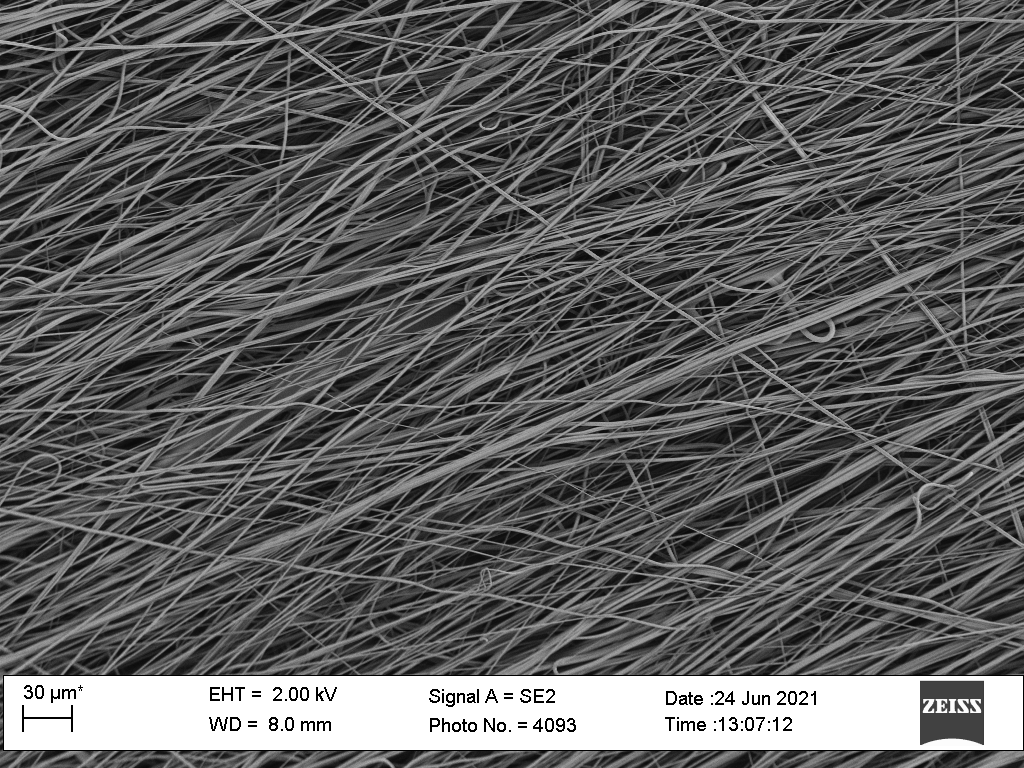
#> input picture PCLgel_2to1_align_500x_12.tif, 1024 x 768 px
$ python -i fiberL_5mar.py   (imports and definitions only)
#> lines starting #> are read from the running program, lines starting #| are printed output that depends on the picture; after the words box and inside, x2 and y2 are one past the last pixel; in counts of white or black regions, pixels touching at a corner belong together
import cv2
import numpy as np
from skimage import morphology
import matplotlib.pyplot as plt
from matplotlib import cm  # For colormap
from matplotlib.colors import Normalize
import itertools
import seaborn as sns

def anisotropic_diffusion(img, niter=1, kappa=50, gamma=0.1, voxelspacing=None, option=1):
    r"""
    Edge-preserving, XD Anisotropic diffusion.

    To achieve the best effects, the image should be scaled to
    values between 0 and 1 beforehand.


    Parameters
    ----------
    img : array_like
        Input image (will be cast to numpy.float).
    niter : integer
        Number of iterations.
    kappa : integer
        Conduction coefficient, e.g. 20-100. ``kappa`` controls conduction
        as a function of the gradient. If ``kappa`` is low small intensity
        gradients are able to block conduction and hence diffusion across
        steep edges. A large value reduces the influence of intensity gradients
        on conduction.
    gamma : float
        Controls the speed of diffusion. Pick a value :math:`<= .25` for stability.
    voxelspacing : tuple of floats or array_like
        The distance between adjacent pixels in all img.ndim directions
    option : {1, 2, 3}
        Whether to use the Perona Malik diffusion equation No. 1 or No. 2,
        or Tukey's biweight function.
        Equation 1 favours high contrast edges over low contrast ones, while
        equation 2 favours wide regions over smaller ones. See [1]_ for details.
        Equation 3 preserves sharper boundaries than previous formulations and
        improves the automatic stopping of the diffusion. See [2]_ for details.

    Returns
    -------
    anisotropic_diffusion : ndarray
        Diffused image.

    Notes
    -----
    Original MATLAB code by Peter Kovesi,
    School of Computer Science & Software Engineering,
    The University of Western Australia,
    pk @ csse uwa edu au,
    <http://www.csse.uwa.edu.au>

    Translated to Python and optimised by Alistair Muldal,
    Department of Pharmacology,
    University of Oxford,
    <alistair.muldal@pharm.ox.ac.uk>

    Adapted to arbitrary dimensionality and added to the MedPy library Oskar Maier,
    Institute for Medical Informatics,
    Universitaet Luebeck,
    <oskar.maier@googlemail.com>

    June 2000  original version. -
    March 2002 corrected diffusion eqn No 2. -
    July 2012 translated to Python -
    August 2013 incorporated into MedPy, arbitrary dimensionality -

    References
    ----------
    .. [1] P. Perona and J. Malik.
       Scale-space and edge detection using ansotropic diffusion.
       IEEE Transactions on Pattern Analysis and Machine Intelligence,
       12(7):629-639, July 1990.
    .. [2] M.J. Black, G. Sapiro, D. Marimont, D. Heeger
       Robust anisotropic diffusion.
       IEEE Transactions on Image Processing,
       7(3):421-432, March 1998.
    """
    # define conduction gradients functions
    if option == 1:

        def condgradient(delta, spacing):
            return np.exp(-((delta / kappa) ** 2.0)) / float(spacing)

    elif option == 2:

        def condgradient(delta, spacing):
            return 1.0 / (1.0 + (delta / kappa) ** 2.0) / float(spacing)

    elif option == 3:
        kappa_s = kappa * (2**0.5)

        def condgradient(delta, spacing):
            top = 0.5 * ((1.0 - (delta / kappa_s) ** 2.0) ** 2.0) / float(spacing)
            return np.where(np.abs(delta) <= kappa_s, top, 0)

    # initialize output array
    out = np.array(img, dtype=np.float32, copy=True)

    # set default voxel spacing if not supplied
    if voxelspacing is None:
        voxelspacing = tuple([1.0] * img.ndim)

    # initialize some internal variables
    deltas = [np.zeros_like(out) for _ in range(out.ndim)]

    for _ in range(niter):
        # calculate the diffs
        for i in range(out.ndim):
            slicer = tuple(
                [slice(None, -1) if j == i else slice(None) for j in range(out.ndim)]
            )
            deltas[i][tuple(slicer)] = np.diff(out, axis=i)

        # update matrices
        matrices = [
            condgradient(delta, spacing) * delta
            for delta, spacing in zip(deltas, voxelspacing)
        ]

        # subtract a copy that has been shifted ('Up/North/West' in 3D case) by one
        # pixel. Don't as questions. just do it. trust me.
        for i in range(out.ndim):
            slicer = tuple(
                [slice(1, None) if j == i else slice(None) for j in range(out.ndim)]
            )
            matrices[i][tuple(slicer)] = np.diff(matrices[i], axis=i)

        # update the image
        out += gamma * (np.sum(matrices, axis=0))

    return out

def skel_unique(img):
    # Main loop for initial pass at skeletonization
    skel = np.zeros(img.shape, np.uint8)                              # Creates blank canvas to store skeletonized image
    element = cv2.getStructuringElement(cv2.MORPH_CROSS, (3, 3))                  # Generates kernel to pass through each section of image
    while True:
        open_img = cv2.morphologyEx(img, cv2.MORPH_OPEN, element)     # Fit open-cross kernel to thresholded image
        temp = cv2.subtract(img, open_img)                            # Subtracts the above from the original image
        temp = temp.astype(skel.dtype)                                            # Convert temp from 32-bit to 8bit datatype
        skel = cv2.bitwise_or(skel, temp)                                         # aggregates and compares both original and above created image
        img = cv2.erode(img, element)                     # degrades the width of the image by 1 pixel
        if cv2.countNonZero(img) == 0:                                # conditional exits if there are no more remaining iterations to pass through
            break
    return skel

def find_tips(skel_img):
    kernel = np.array([[1, 1, 1], [1, 10, 1], [1, 1, 1]], dtype=np.uint8)
    neighbors = cv2.filter2D(skel_img, -1, kernel)
    tips = (neighbors == 11).astype(np.uint8) * 255
    return tips

# [15 lines left out: function cos_sim, not called in this run]

class UnionFind:
    def __init__(self):
        self.parent = {}

    # [49 lines left out: functions find, union, sort_by_proximity, not called in this run]

class fiberL:
    def __init__(self, image, thresh_1 = 126, g_blur = 13, thresh_2 = 15):
        self.image = image
        self.thresh_1 = thresh_1
        self.thresh_2 = thresh_2
        self.g_blur = g_blur

    def preproc(self):
        if self.image is not None:
            # Convert to grayscale
            gray_image = cv2.cvtColor(self.image, cv2.COLOR_BGR2GRAY)

            self.diff_img = anisotropic_diffusion(gray_image, niter=50, kappa=20, gamma=0.1, option=1)

            # Apply initial threshold
            _, self.binary_image = cv2.threshold(self.diff_img, self.thresh_1, 255, cv2.THRESH_BINARY)

            # Apply Initial Skeletonization
            self.skel1 = skel_unique(self.binary_image)

            # Apply Gaussian blur
            self.blurred_image = cv2.GaussianBlur(self.skel1, (self.g_blur, self.g_blur), 0)

            # Apply secondary threshold
            _, self.final_binary = cv2.threshold(self.blurred_image, self.thresh_2, 255, cv2.THRESH_BINARY)

            # Apply final Skeletonization
            self.sk_image = morphology.skeletonize(self.final_binary > 0).astype(np.uint8)

    def branch(self, size_min = 5):
        """Identify segments and nodes in a skeletonized image.
        """
        skel_img = self.sk_image.copy()
        # Define the branch point detection kernels

        t1 = np.array([[-1, 1, -1],
                    [1, 1, 1],
                    [-1, -1, -1]], dtype=np.int8)
        t2 = np.array([[1, -1, 1],
                    [-1, 1, -1],
                    [1, -1, -1]], dtype=np.int8)
        y1 = np.array([[1, -1, 1],
                    [0, 1, 0],
                    [0, 1, 0]], dtype=np.int8)
        y2 = np.array([[-1, 1, -1],
                    [1, 1, 0],
                    [-1, 0, 1]], dtype=np.int8)

        plus = np.array([[-1,  1, -1],
                    [ 1,  1,  1],
                    [-1,  1, -1]], dtype=np.int8)

        # Rotate the kernels to cover all orientations

        self.kernels =  ([t1, np.rot90(t1, 1), np.rot90(t1, 2), np.rot90(t1, 3)] +
                    [t2, np.rot90(t2, 1), np.rot90(t2, 2), np.rot90(t2, 3)] +
                    [y1, np.rot90(y1, 1), np.rot90(y1, 2), np.rot90(y1, 3)] +
                    [y2, np.rot90(y2, 1), np.rot90(y2, 2), np.rot90(y2, 3)] +
                    [plus])

        # Create an empty image to store branch points
        self.branch_pts_img = np.zeros(skel_img.shape, dtype=np.uint8)

        # Apply each kernel with morphological hit-or-miss operation
        for k in self.kernels:
            hit_miss = cv2.morphologyEx(src=skel_img, op=cv2.MORPH_HITMISS, kernel=k, borderType=cv2.BORDER_CONSTANT, borderValue=0)
            self.branch_pts_img = cv2.bitwise_or(self.branch_pts_img, hit_miss)
        branch_pts = np.argwhere(self.branch_pts_img != 0)

        # 2) Dilate branch points and subtract them from the skeleton
        kernel = cv2.getStructuringElement(cv2.MORPH_RECT, (20, 20))
        self.bp = cv2.dilate(self.branch_pts_img, kernel, iterations=1)
        branch_pts = np.array([[pt[1], pt[0]] for pt in branch_pts])  # Convert (y,x) -> (x,y)

        self.detached = cv2.subtract(skel_img, self.bp)

        contours, _ = cv2.findContours(self.detached, cv2.RETR_EXTERNAL, cv2.CHAIN_APPROX_NONE)[-2:]
        kept_segments = []
        deleted_segments = []
        for contour in contours:
            arc_length = cv2.arcLength(contour, closed=False)  # Arc length
            point_count = len(contour)  # Number of points

            # Check BOTH conditions: minimum points and arc length
            if point_count > size_min and arc_length > size_min:
                kept_segments.append(contour)  # Keep valid contours
            else:
                deleted_segments.append(contour)  # Remove invalid contours
                # Remove small segments from the skeleton
                for point in contour:
                    skel_img[point[0][1], point[0][0]] = 0
        tips = find_tips(skel_img)

        # Only keep edges with >= 5 points
        edge_objects = [edge for edge in kept_segments if len(edge) >= 5]
        print(f"Removed {len(deleted_segments)} small contours (less than {size_min} points or arc length) and kept {len(edge_objects)} contours")
        edge_points_list = [np.array([point[0] for point in edge]) for edge in edge_objects]

        self.skel_img, self.branch_pts, self.edge_points_list, self.tips = skel_img, branch_pts, edge_points_list, tips

    def intersection_associate(self, proximity_threshold=15):
        """
        Calculate intersection associations by finding nearby edges for each branch point.

        Args:
            br_pts: List of branch points (x, y).
            edge_points_list: List of edge points for all edges.
            proximity_threshold: Maximum distance for association.

        Returns:
            intersection_associations: A dictionary mapping branch point indices to associated edge indices.
        """
        intersection_associations = {}
        for br_index, br_point in enumerate(self.branch_pts):
            associated_edges = []
            for edge_index, edge_points in enumerate(self.edge_points_list):
                # Ensure edge_points has shape (n, 2)
                if edge_points.ndim == 1:
                    edge_points = edge_points.reshape(-1, 2)

                # Calculate distances from branch point to all points in the edge
                distances = np.linalg.norm(edge_points - br_point, axis=1)
                min_distance = np.min(distances)

                # Check proximity
                if min_distance <= proximity_threshold:
                    associated_edges.append(edge_index)

            intersection_associations[br_index] = associated_edges
        self.int_assoc = intersection_associations

    def edge_connect(self):
        """
        Calculate edge connections based on cosine similarity to identify the most aligned pair of edges.
        """

        branch_connections = {}

        for br_index, associated_edges in self.int_assoc.items():
            #print(f"Branch Point {br_index} associated edges: {associated_edges}")
            vectors = {}
            edge_count = len(associated_edges)
            smallest_pair = None
            for edge_index in associated_edges:
                edge_points = sort_by_proximity(self.edge_points_list[edge_index], self.branch_pts[br_index])
                # Check edge length and skip invalid ones
                if len(edge_points) < 5:
                    # print(f"Skipping edge {edge_index} due to insufficient points: length={len(edge_points)}")
                    continue

                last_idx = len(edge_points) - 1
                close_idx = np.argmin(np.linalg.norm(edge_points - self.branch_pts[br_index], axis=2))

                if close_idx == 0:
                    print("close index is: ", close_idx)
                    v = np.linalg.norm(edge_points[0] - edge_points[4])
                    vectors[edge_index] = (edge_points[0] - edge_points[4]) / v
                elif close_idx == last_idx:
                    print("close index is: ", last_idx)
                    v = np.linalg.norm(edge_points[last_idx] - edge_points[last_idx - 4])
                    vectors[edge_index] = (edge_points[last_idx] - edge_points[last_idx - 4]) / v
                else:
                    near_dist = np.linalg.norm(edge_points[close_idx - 1])
                    far_dist = np.linalg.norm(edge_points[close_idx + 1])
                    print("near_dist: ", near_dist, "far_dist: ", far_dist)
                    if near_dist < far_dist and close_idx >= 4:
                        v = np.linalg.norm(edge_points[close_idx] - edge_points[close_idx - 4])
                        vectors[edge_index] = (edge_points[close_idx] - edge_points[close_idx - 4]) / v
                    elif close_idx + 4 < len(edge_points):
                        v = np.linalg.norm(edge_points[close_idx] - edge_points[close_idx + 4])
                        vectors[edge_index] = (edge_points[close_idx] - edge_points[close_idx + 4]) / v
                print(vectors[edge_index])

            # Find the smallest cosine similarity
            while edge_count > 1:
                _, smallest_pair = cos_sim(vectors)
                print(cos_sim(vectors)[1])
                if smallest_pair:
                    if br_index not in branch_connections:
                        branch_connections[br_index] = []

                    # Append the new pair instead of overwriting
                    branch_connections[br_index].append(smallest_pair)

                    # Remove those vectors from the dictionary
                    del vectors[smallest_pair[0]]
                    del vectors[smallest_pair[1]]
                    edge_count -= 2
        self.branch_connections = branch_connections

    def merge_edges(self):
        if not self.branch_connections:
            return self.edge_points_list

        uf = UnionFind()
        # branch_connections[br_index] is a list of pairs like (edgeA, edgeB)
        for pair_list in self.branch_connections.values():
            for (edge1, edge2) in pair_list:
                # Union the two integer indices
                uf.union(edge1, edge2)

        grouped_edges = {}
        for idx, edge in enumerate(self.edge_points_list):
            root = uf.find(idx)
            if root not in grouped_edges:
                grouped_edges[root] = []
            grouped_edges[root].append(edge)

        new_edge_objects = []
        for group_edges in grouped_edges.values():
            concatenated = group_edges[0]
            for next_edge in group_edges[1:]:
                # Check orientation before concatenating
                if np.linalg.norm(concatenated[-1] - next_edge[0]) > 1:
                    next_edge = np.flip(next_edge, axis=0)
                concatenated = np.vstack((concatenated, next_edge))
            new_edge_objects.append(concatenated.reshape(-1, 1, 2))

        self.edges = new_edge_objects

    def viz_and_sum(self, thickness=2):
        """
        Draw edge objects on a blank image with color based on arc length.
        """
        # Compute arc lengths
        self.arc_lengths = [cv2.arcLength(edge, closed=False) for edge in self.edges]

        # Normalize arc lengths to range [0, 1]
        norm = Normalize(vmin=min(self.arc_lengths), vmax=max(self.arc_lengths))
        colormap = cm.plasma  # Choose a colorful colormap ('plasma', 'viridis', etc.)

        # Create a blank image
        color_image = np.zeros((self.skel_img.shape[0], self.skel_img.shape[1], 3), dtype=np.uint8)

        for edge, length in zip(self.edges, self.arc_lengths):
            # Get RGBA color from the colormap and convert to RGB
            color_value = colormap(norm(length))
            color = tuple(int(c * 255) for c in color_value[:3])  # Convert to RGB

            # Convert edge points to integers
            if not isinstance(edge, np.ndarray):
                continue  # Skip invalid edges
            edge = edge.astype(np.int32)

            # Draw the edge on the blank image
            cv2.polylines(color_image, [edge], isClosed=False, color=color, thickness=thickness, lineType=cv2.LINE_AA)

        self.color_image = color_image

        fig, axes = plt.subplots(1, 3, figsize=(15, 5), constrained_layout=True)

        # Left: colored edge network
        axes[0].imshow(self.color_image)
        axes[0].set_title("Final Colored Edge Network")
        axes[0].axis('off')

        # Middle: histogram + KDE
        sns.histplot(self.arc_lengths, bins=20, ax=axes[1], kde=True,
                    color='steelblue', edgecolor='black')
        axes[1].set_title("Density and Histogram of Arc Lengths")
        axes[1].set_xlabel("Arc Length")
        axes[1].set_ylabel("Density / Frequency")

        # Right: box plot
        sns.boxplot(self.arc_lengths, ax=axes[2], color='lightblue')
        axes[2].set_title("Boxplot of Arc Lengths")
        axes[2].set_xlabel("Arc Length")

        # Overall figure title
        avg_length = np.mean(self.arc_lengths) if len(self.arc_lengths) > 0 else 0
        fig.suptitle(f"Average Fiber Length: {avg_length:.2f}", fontsize=16)

        # Actually show the figure now
        plt.show()

        self.fig = fig
        self.axes = axes

    def find_length(self):
        """
        Computes edges from skeleton, merges them, calculates arc lengths,
        creates a color image, and then calls `visualize_results` to show everything.
        Returns the raw data if you want it.
        """
        # 1) Preprocess
        self.preproc()

        # 2) Find branch points
        self.branch()

        # 3) Associate segments to branch points
        self.intersection_associate(proximity_threshold=5)

        # 4) Segment to segment logic at each node
        self.edge_connect()

        # 5) Merge edges
        self.merge_edges()

        # 6) Show final figure: output fiber length + color map + histogram + boxplot
        self.viz_and_sum()

>>> import cv2
>>> picture = cv2.imread('PCLgel_2to1_align_500x_12.tif')
#> picture is the input picture: shape (768, 1024, 3); min 0, max 255, mean 95.4
>>> result = fiberL(picture).find_length()
#> after the loop in anisotropic_diffusion, `for _ in range(niter):`: deltas = 2 items
#> in preproc, `_, self.binary_image = cv2.threshold(self.diff_img, self.thresh_1, 255..`:
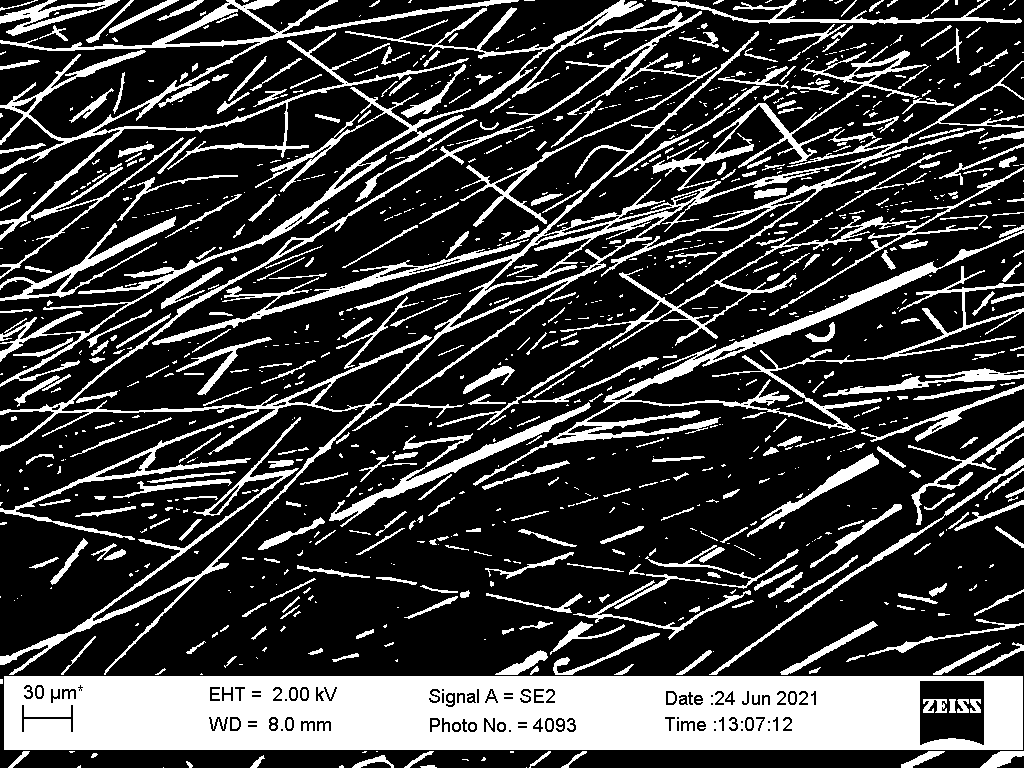
#> self.binary_image: shape (768, 1024) float32; 24.3% white; 1008 white regions (597 under 20 px), largest, box (x1, y1, x2, y2) and area: (4, 676, 1023, 750) 66910, (0, 0, 1024, 675) 34137, (473, 230, 1024, 486) 9480
#> the loop in skel_unique, `while True:` made 37 passes
#> pass 1, in skel_unique, `open_img = cv2.morphologyEx(img, cv2.MORPH_OPEN, element)`:
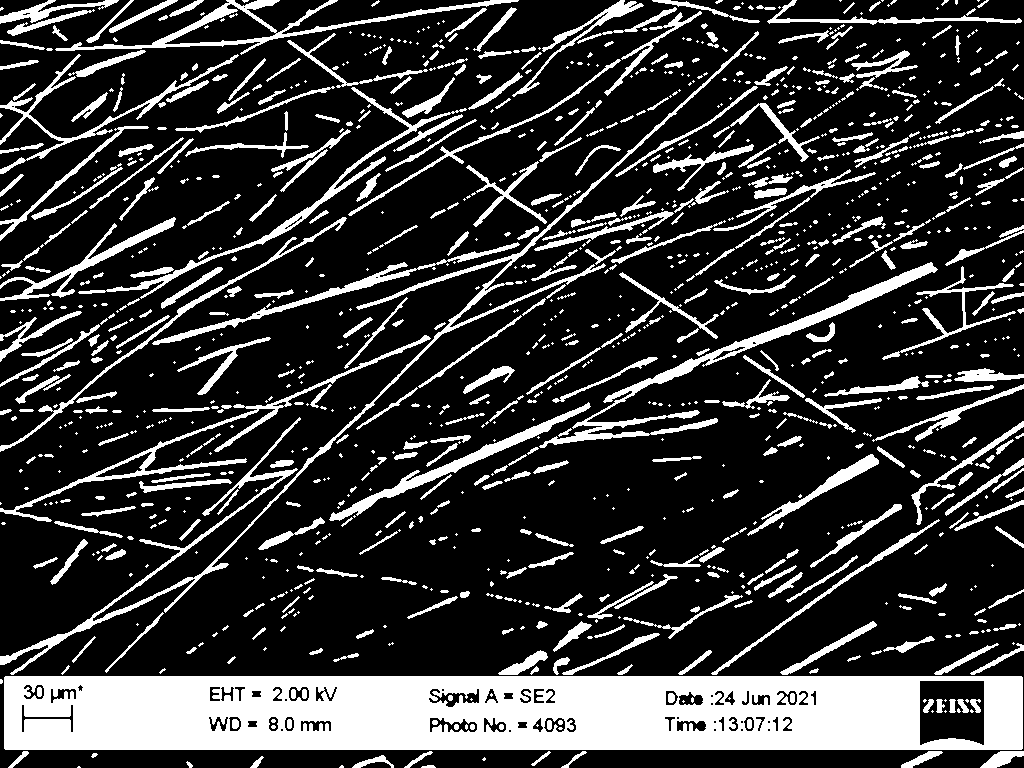
#> open_img: shape (768, 1024) float32; 22% white; 1230 white regions (680 under 20 px), largest, box (x1, y1, x2, y2) and area: (4, 676, 1023, 750) 66410, (0, 31, 759, 675) 7021, (539, 262, 938, 448) 5093
#> (the rest of the program and of its run is left out)
